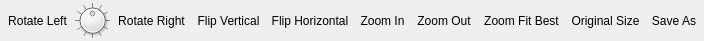
<?xml version="1.0" encoding="UTF-8"?>
<ui version="4.0">
 <class>ImageViewerControlerUI</class>
 <widget class="QWidget" name="ImageViewerControlerUI">
  <property name="geometry">
   <rect>
    <x>0</x>
    <y>0</y>
    <width>427</width>
    <height>41</height>
   </rect>
  </property>
  <property name="windowTitle">
   <string>Controler</string>
  </property>
  <property name="styleSheet">
   <string notr="true">QToolButton {
    background-color: transparent;
    border-color: transparent;
    border-style: solid;
}

QToolButton:hover {
   background-color: transparent;
}

QToolButton:pressed {
    background-color: transparent;
    padding-left: 5px;
    padding-top: 5px;
}</string>
  </property>
  <layout class="QHBoxLayout" name="horizontalLayout">
   <property name="spacing">
    <number>3</number>
   </property>
   <property name="leftMargin">
    <number>3</number>
   </property>
   <property name="topMargin">
    <number>3</number>
   </property>
   <property name="rightMargin">
    <number>3</number>
   </property>
   <property name="bottomMargin">
    <number>3</number>
   </property>
   <item>
    <widget class="QToolButton" name="toolButtonRotateLeft">
     <property name="toolTip">
      <string>Rotate Left</string>
     </property>
     <property name="text">
      <string>Rotate Left</string>
     </property>
     <property name="icon">
      <iconset resource="../resources/images/imageviewer/imageviewer.qrc">
       <normaloff>:/imageviewer/rotate_left.png</normaloff>:/imageviewer/rotate_left.png</iconset>
     </property>
     <property name="iconSize">
      <size>
       <width>32</width>
       <height>32</height>
      </size>
     </property>
     <property name="autoRaise">
      <bool>true</bool>
     </property>
    </widget>
   </item>
   <item>
    <widget class="QDial" name="dial">
     <property name="sizePolicy">
      <sizepolicy hsizetype="Fixed" vsizetype="Fixed">
       <horstretch>0</horstretch>
       <verstretch>0</verstretch>
      </sizepolicy>
     </property>
     <property name="maximumSize">
      <size>
       <width>35</width>
       <height>35</height>
      </size>
     </property>
     <property name="toolTip">
      <string>Rotate</string>
     </property>
     <property name="maximum">
      <number>360</number>
     </property>
     <property name="singleStep">
      <number>30</number>
     </property>
     <property name="pageStep">
      <number>30</number>
     </property>
     <property name="value">
      <number>180</number>
     </property>
     <property name="wrapping">
      <bool>true</bool>
     </property>
     <property name="notchesVisible">
      <bool>true</bool>
     </property>
    </widget>
   </item>
   <item>
    <widget class="QToolButton" name="toolButtonRotateRight">
     <property name="toolTip">
      <string>Rotate Right</string>
     </property>
     <property name="statusTip">
      <string>Rotate Right</string>
     </property>
     <property name="text">
      <string>Rotate Right</string>
     </property>
     <property name="icon">
      <iconset resource="../resources/images/imageviewer/imageviewer.qrc">
       <normaloff>:/imageviewer/rotate_right.png</normaloff>:/imageviewer/rotate_right.png</iconset>
     </property>
     <property name="iconSize">
      <size>
       <width>32</width>
       <height>32</height>
      </size>
     </property>
     <property name="autoRaise">
      <bool>true</bool>
     </property>
    </widget>
   </item>
   <item>
    <widget class="QToolButton" name="toolButtonFlipVertical">
     <property name="toolTip">
      <string>Flip Vertical</string>
     </property>
     <property name="text">
      <string>Flip Vertical</string>
     </property>
     <property name="icon">
      <iconset resource="../resources/images/imageviewer/imageviewer.qrc">
       <normaloff>:/imageviewer/flip_vertical.png</normaloff>:/imageviewer/flip_vertical.png</iconset>
     </property>
     <property name="iconSize">
      <size>
       <width>32</width>
       <height>32</height>
      </size>
     </property>
     <property name="autoRaise">
      <bool>true</bool>
     </property>
    </widget>
   </item>
   <item>
    <widget class="QToolButton" name="toolButtonFlipHorizontal">
     <property name="toolTip">
      <string>Flip Horizontal</string>
     </property>
     <property name="text">
      <string>Flip Horizontal</string>
     </property>
     <property name="icon">
      <iconset resource="../resources/images/imageviewer/imageviewer.qrc">
       <normaloff>:/imageviewer/flip_horizontal.png</normaloff>:/imageviewer/flip_horizontal.png</iconset>
     </property>
     <property name="iconSize">
      <size>
       <width>32</width>
       <height>32</height>
      </size>
     </property>
     <property name="autoRaise">
      <bool>true</bool>
     </property>
    </widget>
   </item>
   <item>
    <spacer name="horizontalSpacer">
     <property name="orientation">
      <enum>Qt::Horizontal</enum>
     </property>
     <property name="sizeHint" stdset="0">
      <size>
       <width>40</width>
       <height>20</height>
      </size>
     </property>
    </spacer>
   </item>
   <item>
    <widget class="QToolButton" name="toolButtonZoomIn">
     <property name="toolTip">
      <string>Zoom In</string>
     </property>
     <property name="text">
      <string>Zoom In</string>
     </property>
     <property name="icon">
      <iconset resource="../resources/images/imageviewer/imageviewer.qrc">
       <normaloff>:/imageviewer/zoom_in.png</normaloff>:/imageviewer/zoom_in.png</iconset>
     </property>
     <property name="iconSize">
      <size>
       <width>32</width>
       <height>32</height>
      </size>
     </property>
     <property name="autoRaise">
      <bool>true</bool>
     </property>
    </widget>
   </item>
   <item>
    <widget class="QToolButton" name="toolButtonZoomOut">
     <property name="toolTip">
      <string>Zoom Out</string>
     </property>
     <property name="text">
      <string>Zoom Out</string>
     </property>
     <property name="icon">
      <iconset resource="../resources/images/imageviewer/imageviewer.qrc">
       <normaloff>:/imageviewer/zoom_out.png</normaloff>:/imageviewer/zoom_out.png</iconset>
     </property>
     <property name="iconSize">
      <size>
       <width>32</width>
       <height>32</height>
      </size>
     </property>
     <property name="autoRaise">
      <bool>true</bool>
     </property>
    </widget>
   </item>
   <item>
    <widget class="QToolButton" name="toolButtonZoomFitBest">
     <property name="toolTip">
      <string>Zoom Fit Best</string>
     </property>
     <property name="text">
      <string>Zoom Fit Best</string>
     </property>
     <property name="icon">
      <iconset resource="../resources/images/imageviewer/imageviewer.qrc">
       <normaloff>:/imageviewer/zoom_fit_best.png</normaloff>:/imageviewer/zoom_fit_best.png</iconset>
     </property>
     <property name="iconSize">
      <size>
       <width>32</width>
       <height>32</height>
      </size>
     </property>
     <property name="autoRaise">
      <bool>true</bool>
     </property>
    </widget>
   </item>
   <item>
    <widget class="QToolButton" name="toolButtonZoomOriginal">
     <property name="toolTip">
      <string>Original Size</string>
     </property>
     <property name="text">
      <string>Original Size</string>
     </property>
     <property name="icon">
      <iconset resource="../resources/images/imageviewer/imageviewer.qrc">
       <normaloff>:/imageviewer/zoom_original.png</normaloff>:/imageviewer/zoom_original.png</iconset>
     </property>
     <property name="iconSize">
      <size>
       <width>32</width>
       <height>32</height>
      </size>
     </property>
     <property name="autoRaise">
      <bool>true</bool>
     </property>
    </widget>
   </item>
   <item>
    <spacer name="horizontalSpacer_2">
     <property name="orientation">
      <enum>Qt::Horizontal</enum>
     </property>
     <property name="sizeHint" stdset="0">
      <size>
       <width>40</width>
       <height>20</height>
      </size>
     </property>
    </spacer>
   </item>
   <item>
    <widget class="QToolButton" name="toolButtonSaveAs">
     <property name="toolTip">
      <string>Save As</string>
     </property>
     <property name="text">
      <string>Save As</string>
     </property>
     <property name="icon">
      <iconset resource="../resources/images/imageviewer/imageviewer.qrc">
       <normaloff>:/imageviewer/filesaveas.png</normaloff>:/imageviewer/filesaveas.png</iconset>
     </property>
     <property name="iconSize">
      <size>
       <width>32</width>
       <height>32</height>
      </size>
     </property>
     <property name="autoRaise">
      <bool>true</bool>
     </property>
    </widget>
   </item>
  </layout>
 </widget>
 <resources>
  <include location="../resources/images/imageviewer/imageviewer.qrc"/>
 </resources>
 <connections/>
</ui>
